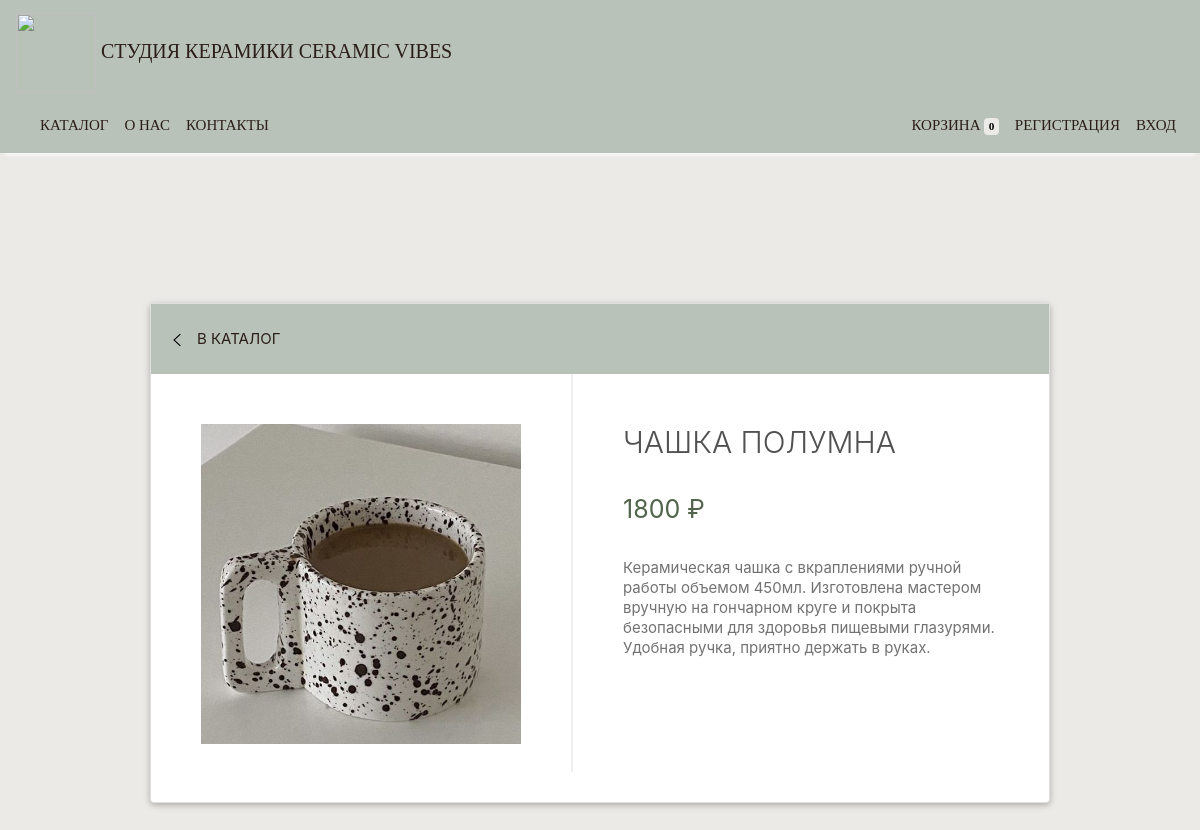
Page /4/ on the committed database.
### store/models/product.py (models this page shows, shortened)
class Products(models.Model):
    name = models.CharField(max_length=60)
    price = models.IntegerField(default=0)
    category = models.ForeignKey(Category, on_delete=models.CASCADE, default=1)
    description = models.CharField(max_length=250, default='', blank=True, null=True)
    image = models.ImageField(upload_to='uploads/products/')

### store/views/product.py (the view)
# urls.py: path('<int:pk>/', ProductDetailView.as_view()),
class ProductDetailView(View):
    def get(self,request,pk):
        product=Products.objects.get(id=pk)
        return render(request,"card.html",{"product":product})

### templates/card.html (shortened to what this page needs)
{% extends 'base.html' %}
{% block content %}
<head>
</head>
<body>
 <div class="card">
            <nav>
                <svg style="padding-top: 10px;" class="arrow" version="1.1" viewBox="0 0 512 512" width="512px" xml:space="preserve" xmlns="http://www.w3.org/2000/svg" xmlns:xlink="http://www.w3.org/1999/xlink"><polygon points="352,115.4 331.3,96 160,256 331.3,416 352,396.7 201.5,256 " stroke="#727272"/></svg>
                <a href="/store" class="nav-link" style="color: #2C1E18">В каталог</a>
            </nav>
            <div class="photo">
                <img src="{{ product.image.url }}">
            </div>
            <div class="description">
                <h2> {{ product.name }}</h2>
                <br>
                <h1><b>{{ product.price}}  ₽</b></h1>
                <br>
                <p>{{ product.description}}</p>
            </div>
 </div>
</body>
{% endblock %}

### templates/base.html (style rules this page uses)
body { background-color: #eceae6; }
nav { background-color: #B9C2B9; }

### templates/card.html (style rules this page uses)
.card { display: table; width: 900px; height: 500px; background: white; margin-top: 400px; left: 50%; transform: translate(-50%, -50%); box-shadow: 0 2px 5px 0 rgba(0,0,0,0.16),0 2px 10px 0 rgba(0,0,0,0.12); transition: all 0.3s; }
nav { width: 100%; color: #727272; text-transform: uppercase; padding: 2vh; border-bottom: 0px; font-size: 15px; }
svg.arrow { float: left; width: 20px; margin-right: 10px; }
.photo { display: table-cell; padding: 50px; height: 420px; width: 420px; text-align: center; float: left; }
.photo img { width: 100%; }
.description { display: table-cell; float: left; padding-top: 50px; padding-left: 50px; width: 430px; height: 80%; border-left: 2px solid #efefef; }
h1 { color: #53664d; font-weight: 500; padding-top: 10px; margin: 0; font-size: 25px; font-weight: 300; }
h2 { color: #515151; margin: 0; text-transform: uppercase; font-weight: 300; font-size: 30px; }
p { font-size: 15px; line-height: 20px; color: #727272; padding: 10px 0; margin: 0; }
a { color: #2C1E18; }

### rows in the picture
Products: image (picture), name "ЧАШКА ПОЛУМНА", price "1800", description "Керамическая чашка с вкраплениями ручной работы объемом 450мл. Изготовлена мастером вручную на гончарном круге и покрыта безопасными для здоровья пищевыми глазурями. Удобная ручка, приятно держать в руках."

### other values in the picture
{{ request.session.cart.keys|length }} "0"
